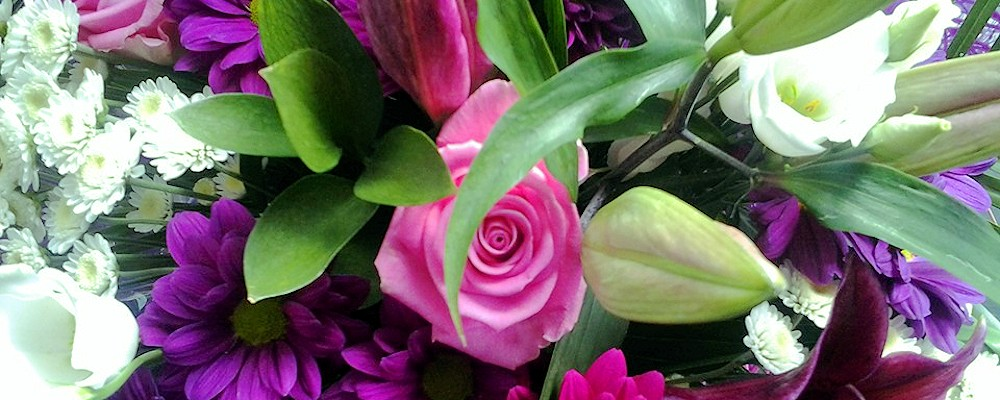
//> input picture OpenCV/Imagenes/1000x400.jpg, 1000 x 400 px
$ ./canny ../../OpenCV/Imagenes/1000x400.jpg   (built with g++ and OpenCV 4)
//> lines starting //> are read from the running program, lines starting //| are printed output that depends on the picture
#include <cv.h>
#include <highgui.h>
#include <math.h>
#include <stdio.h>
#include <unistd.h>
#include <stdlib.h>
#include <iostream>
#include <string>

using namespace cv;

#define RED 2
#define GREEN 1
#define BLUE 0

void img2gray(unsigned char *imgOutput, unsigned char *imgInput, int width, int height)
{

    for (int row = 0; row < height; row++)
    {
        for (int col = 0; col < width; col++)
        {
            imgOutput[row * width + col] = imgInput[(row * width + col) * 3 + RED] * 0.299 + imgInput[(row * width + col) * 3 + GREEN] * 0.587 + imgInput[(row * width + col) * 3 + BLUE] * 0.114;
        }
    }
}

unsigned char clamp(int value)
{
    if(value < 0)
        value = 0;
    else
        if(value > 255)
            value = 255;
    return (unsigned char)value;
}

void suavizar(unsigned char *imgOutput, int maskWidth, char *M, unsigned char *imgInput, int width, int height)
{
    int row;
    int col;
    int Pvalue;

    int N_start_point_row;
    int N_start_point_col;


    for (row = 0; row < height; row++)
    {
        for (col = 0; col < width; col++)
        {
        		Pvalue = 0;
            N_start_point_row = row - (maskWidth/2);
            N_start_point_col = col - (maskWidth/2);
            for(int i = 0; i < maskWidth; i++)
            {
								for(int j = 0; j < maskWidth; j++ )
								{
								    if((N_start_point_col + j >=0 && N_start_point_col + j < width)
								            &&(N_start_point_row + i >=0 && N_start_point_row + i < height))
								    {
								        Pvalue += imgInput[(N_start_point_row + i)*width+(N_start_point_col + j)] * M[i*maskWidth+j];
								        //printf("%d Pvalue: ",Pvalue);
								    }
								}
   					}

   					imgOutput[row * width + col] = clamp(Pvalue/159);
   					//printf("Pvalue: %d", clamp(Pvalue));
        }
    }
}

void sobelGrad(unsigned char *imgOutput, int maskWidth, char *M, unsigned char *imgInput, int width, int height)
{
    int row;
    int col;
    int Pvalue;

    int N_start_point_row;
    int N_start_point_col;


    for (row = 0; row < height; row++)
    {
        for (col = 0; col < width; col++)
        {
        		Pvalue = 0;
            N_start_point_row = row - (maskWidth/2);
            N_start_point_col = col - (maskWidth/2);
            for(int i = 0; i < maskWidth; i++)
            {
								for(int j = 0; j < maskWidth; j++ )
								{
								    if((N_start_point_col + j >=0 && N_start_point_col + j < width)
								            &&(N_start_point_row + i >=0 && N_start_point_row + i < height))
								    {

								        Pvalue += imgInput[(N_start_point_row + i)*width+(N_start_point_col + j)] * M[i*maskWidth+j];
								        //printf("%d Pvalue: ",Pvalue);
								    }
								}
   					}

   					imgOutput[row * width + col] = clamp(Pvalue);
   					//printf("Pvalue: %d", clamp(Pvalue));
        }
    }
}

void sobelFilter(unsigned char *imgSobel, unsigned char *sobelOutputX, unsigned char *sobelOutputY, int width, int height,unsigned char *edgeDir)
{
	float thisAngle;
	int newAngle;
    int row;
    int col;

	for (row = 0; row < height; row++)
    {
        for (col = 0; col < width; col++)
        {
            imgSobel[row * width + col] = (sqrt( pow(sobelOutputX[row * width + col],2) + pow(sobelOutputY[row * width + col],2)) );
			thisAngle = (atan2(sobelOutputX[row * width + col],sobelOutputY[row * width + col])/3.14159)*180.0;

			/* Convert actual edge direction to approximate value */
			if ( ( (thisAngle < 22.5) && (thisAngle > -22.5) ) || (thisAngle > 157.5) || (thisAngle < -157.5) )
				newAngle = 0;
			if ( ( (thisAngle > 22.5) && (thisAngle < 67.5) ) || ( (thisAngle < -112.5) && (thisAngle > -157.5) ) )
				newAngle = 45;
			if ( ( (thisAngle > 67.5) && (thisAngle < 112.5) ) || ( (thisAngle < -67.5) && (thisAngle > -112.5) ) )
				newAngle = 90;
			if ( ( (thisAngle > 112.5) && (thisAngle < 157.5) ) || ( (thisAngle < -22.5) && (thisAngle > -67.5) ) )
				newAngle = 135;

			edgeDir[row * width + col] = newAngle;		// Store the approximate edge direction of each pixel in one array
        }
    }
}

// [29 lines of commented-out code are left out]

void NoSupreMax(int width, int height, unsigned char *imgSobel, unsigned char *edgeDir,unsigned char *nosupmax){
	int row,col;
	for (row = 0; row < height; row++) {
		for (col = 0; col < width; col++) {
			if((imgSobel[row * width + col-1] < imgSobel[row * width + col]) && (imgSobel[row * width + col]< imgSobel[row * width + col+1])){
				nosupmax[row * width + col] = imgSobel[row * width + col];
			}else{
				nosupmax[row * width + col] = 0;
			}
		}
	}

}

int main(int argc, char **argv)
{
    clock_t start, end;
    double cpu_time_used;

    char *imageName = argv[1];
    char M[] = {-1,0,1,-2,0,2,-1,0,1};
    char Mt[] = {-1,-2,-1,0,0,0,1,2,1};
    char S[] = {2,4,5,4,2,4,9,12,9,4,5,12,15,12,5,4,9,12,9,4,2,4,5,4,2};
    unsigned char *dataRawImage, *imgOutput;
    unsigned char *imgSobel, *sobelOutputX, *sobelOutputY, *suavizada, *edgeDir, *nosupmax;

    Mat image;
    image = imread(imageName, 1);
//> image is the input picture: 400 rows x 1000 cols, CV_8UC3; mean B, G, R 113.6, 116.2, 125.7

    Size img_size = image.size();

    int width = img_size.width;
    int height = img_size.height;
    int size = sizeof(unsigned char) * width * height * image.channels();
    int sizeGray = sizeof(unsigned char) * width * height;

    dataRawImage = (unsigned char*)malloc(size);
    imgOutput = (unsigned char*)malloc(sizeGray);
    suavizada = (unsigned char*)malloc(sizeGray);
    sobelOutputX = (unsigned char*)malloc(sizeGray);
    sobelOutputY = (unsigned char*)malloc(sizeGray);
    imgSobel = (unsigned char*)malloc(sizeGray);
    edgeDir = (unsigned char*)malloc(sizeGray);
    nosupmax = (unsigned char*)malloc(sizeGray);

    dataRawImage = image.data;

    start = clock();

    img2gray(imgOutput, dataRawImage, width, height);


    //Suavizado
    suavizar(suavizada, 5, S, imgOutput, width, height);
//> the loop in suavizar, `for (row = 0; row < height; row++)` made 400 passes
//> Pvalue on passes 1 to 3: 6575, 9120, 10765
//> after the loop in suavizar, `for (row = 0; row < height; row++)`: Pvalue = 17272; N_start_point_row = 397; N_start_point_col = 997

    Mat gray_image, grad_x, abs_grad_x;
    gray_image.create(height,width,CV_8UC1);
    gray_image.data = suavizada;
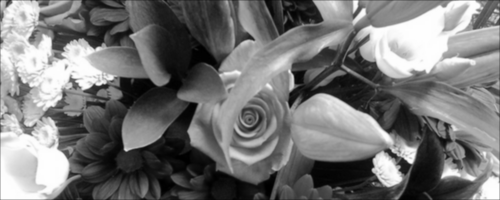
//> gray_image: 400 rows x 1000 cols, CV_8UC1 (shown at 1/2 size); min 0, max 254, mean 117.4

    // Gradient X
	sobelGrad(sobelOutputX, 3, M, suavizada, width, height);
//> the loop in sobelGrad, `for (row = 0; row < height; row++)` made 400 passes
//> Pvalue on passes 1 to 3: -192, -301, -344
//> after the loop in sobelGrad, `for (row = 0; row < height; row++)`: Pvalue = -498; N_start_point_row = 398; N_start_point_col = 998

	// Gradient Y
	sobelGrad(sobelOutputY, 3, Mt, suavizada, width, height);
//> the loop in sobelGrad (call 2), `for (row = 0; row < height; row++)` made 400 passes
//> Pvalue on passes 1 to 3: 192, 83, 42

	// Gradient Magnitude
    sobelFilter(imgSobel, sobelOutputX, sobelOutputY, width, height, edgeDir);
//> after the loop in sobelFilter, `for (row = 0; row < height; row++)`: thisAngle = 0

	//Supresión Máxima
	NoSupreMax(width,height,imgSobel,edgeDir,nosupmax);

    end = clock();

    cpu_time_used = ((double) (end - start)) / CLOCKS_PER_SEC;

    printf("%.10f\n",cpu_time_used);


    Mat sobel_image;
    sobel_image.create(height,width,CV_8UC1);
    sobel_image.data = imgSobel;
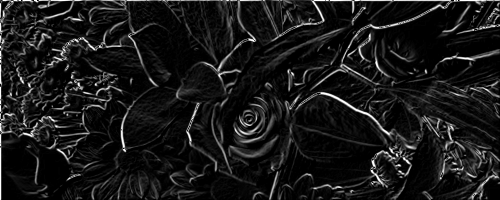
//> sobel_image: 400 rows x 1000 cols, CV_8UC1 (shown at 1/2 size); min 0, max 255, mean 24.3

    Mat nosupmax_image;
    nosupmax_image.create(height,width,CV_8UC1);
    nosupmax_image.data = nosupmax;
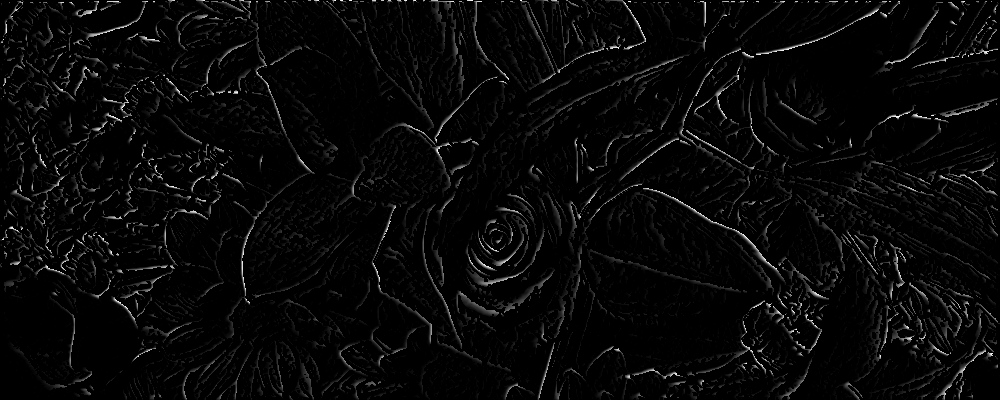
//> nosupmax_image: 400 rows x 1000 cols, CV_8UC1; min 0, max 254, mean 8

    namedWindow(imageName, WINDOW_NORMAL);
    namedWindow("Gray Image Suavizada", WINDOW_NORMAL);
    namedWindow("Sobel Image", WINDOW_NORMAL);
    namedWindow("No Supesion Image", WINDOW_NORMAL);
    imshow(imageName,image);
    imshow("Gray Image Suavizada", gray_image);
    imshow("Sobel Image", sobel_image);
    imshow("No Supesion Image", nosupmax_image);
    waitKey(0);


    // [5 lines of commented-out code are left out]

    return 0;
}

$ run again, on OpenCV/Imagenes/1000x600.jpg
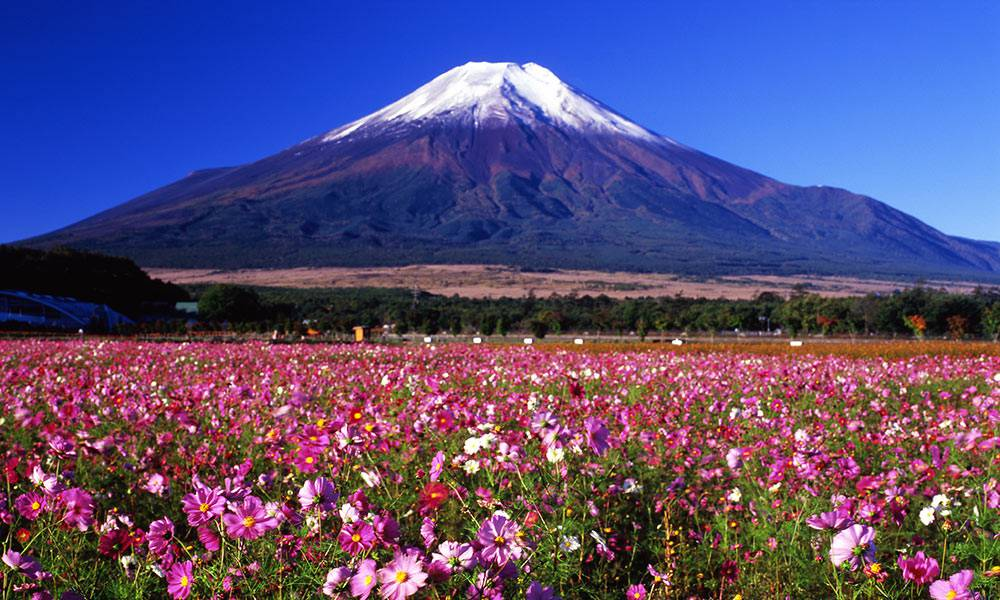
//> input picture OpenCV/Imagenes/1000x600.jpg, 1000 x 600 px
//> image is the input picture: 600 rows x 1000 cols, CV_8UC3; mean B, G, R 121.5, 77.8, 87.4
//> the loop in suavizar, `for (row = 0; row < height; row++)` made 600 passes
//> Pvalue on passes 1 to 3: 7530, 10339, 11630
//> after the loop in suavizar, `for (row = 0; row < height; row++)`: Pvalue = 6213; N_start_point_row = 597; N_start_point_col = 997
//> `gray_image.data = suavizada;`:
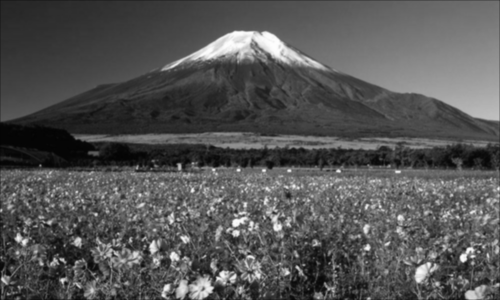
//> gray_image: 600 rows x 1000 cols, CV_8UC1 (shown at 1/2 size); min 3, max 254, mean 84.5
//> the loop in sobelGrad, `for (row = 0; row < height; row++)` made 600 passes
//> Pvalue on passes 1 to 3: -216, -339, -386
//> after the loop in sobelGrad, `for (row = 0; row < height; row++)`: Pvalue = -146; N_start_point_row = 598; N_start_point_col = 998
//> the loop in sobelGrad (call 2), `for (row = 0; row < height; row++)` made 600 passes
//> Pvalue on passes 1 to 3: 218, 87, 28
//> after the loop in sobelFilter, `for (row = 0; row < height; row++)`: thisAngle = 0
//> `nosupmax_image.data = nosupmax;`:
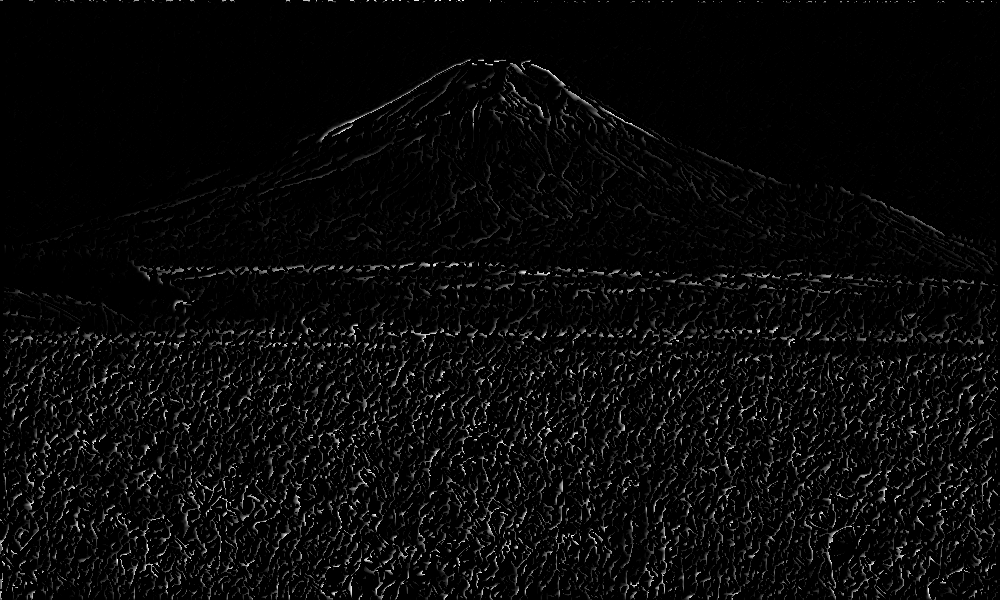
//> nosupmax_image: 600 rows x 1000 cols, CV_8UC1; min 0, max 254, mean 9

$ run again, on OpenCV/Imagenes/1000x700.jpg
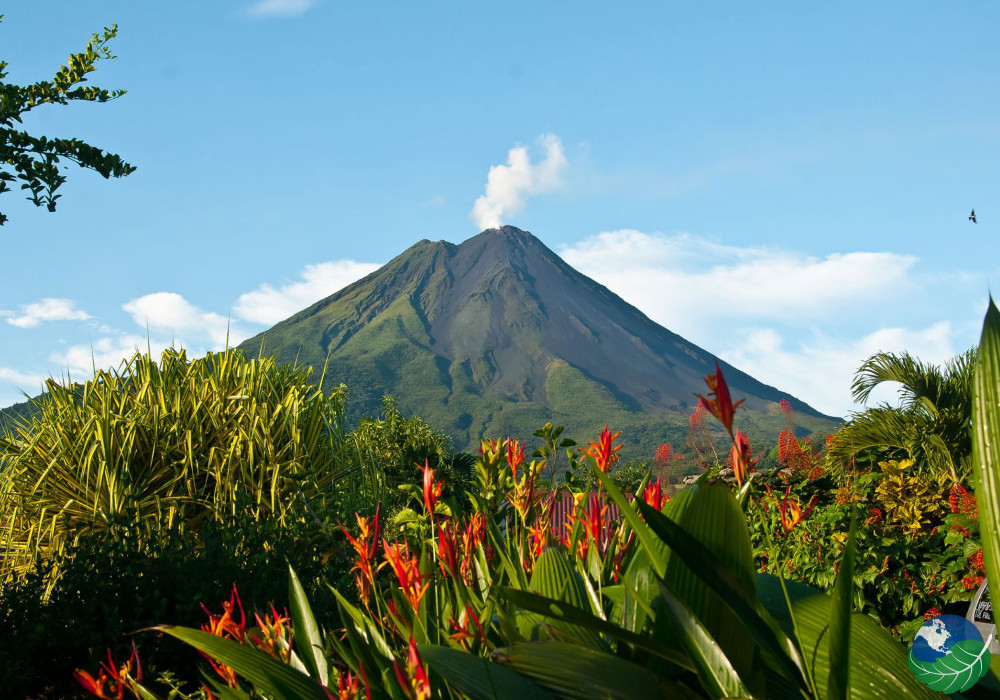
//> input picture OpenCV/Imagenes/1000x700.jpg, 1000 x 700 px
//> image is the input picture: 700 rows x 1000 cols, CV_8UC3; mean B, G, R 127.8, 134.3, 107.8
//> the loop in suavizar, `for (row = 0; row < height; row++)` made 700 passes
//> Pvalue on passes 1 to 3: 11575, 15843, 17739
//> after the loop in suavizar, `for (row = 0; row < height; row++)`: Pvalue = 340; N_start_point_row = 697; N_start_point_col = 997
//> `gray_image.data = suavizada;`:
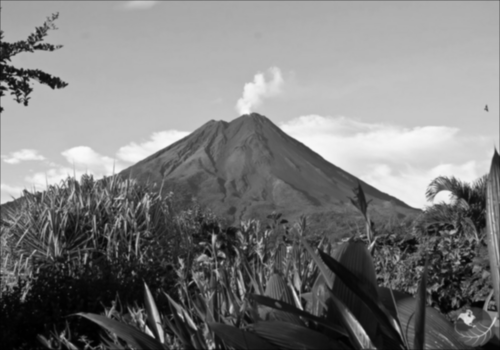
//> gray_image: 700 rows x 1000 cols, CV_8UC1 (shown at 1/2 size); min 0, max 250, mean 124.5
//> the loop in sobelGrad, `for (row = 0; row < height; row++)` made 700 passes
//> Pvalue on passes 1 to 3: -334, -523, -592
//> after the loop in sobelGrad, `for (row = 0; row < height; row++)`: Pvalue = -8; N_start_point_row = 698; N_start_point_col = 998
//> the loop in sobelGrad (call 2), `for (row = 0; row < height; row++)` made 700 passes
//> Pvalue on passes 1 to 3: 334, 131, 40
//> after the loop in sobelFilter, `for (row = 0; row < height; row++)`: thisAngle = 0
//> `nosupmax_image.data = nosupmax;`:
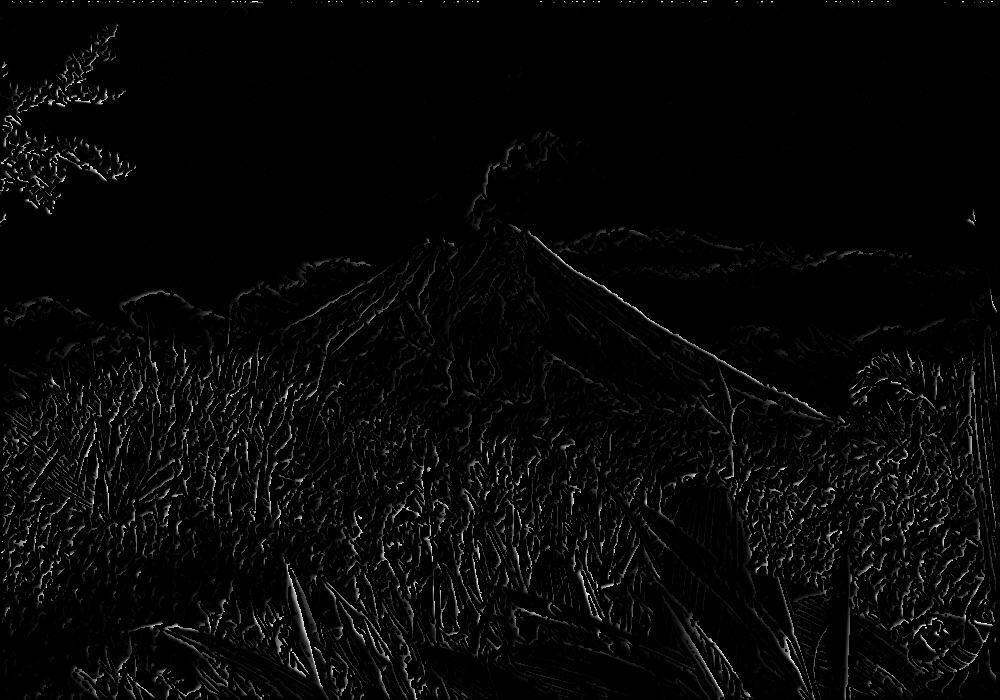
//> nosupmax_image: 700 rows x 1000 cols, CV_8UC1; min 0, max 254, mean 6.3
